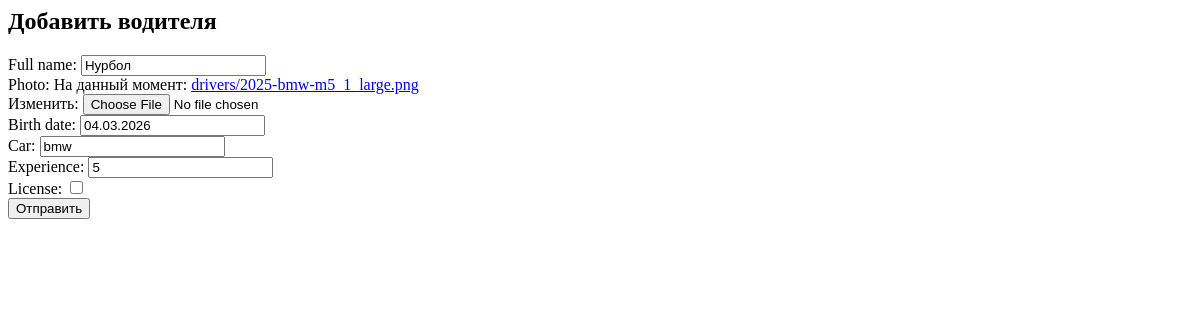
The page /drivers/update/3/ on the database as committed earlier.
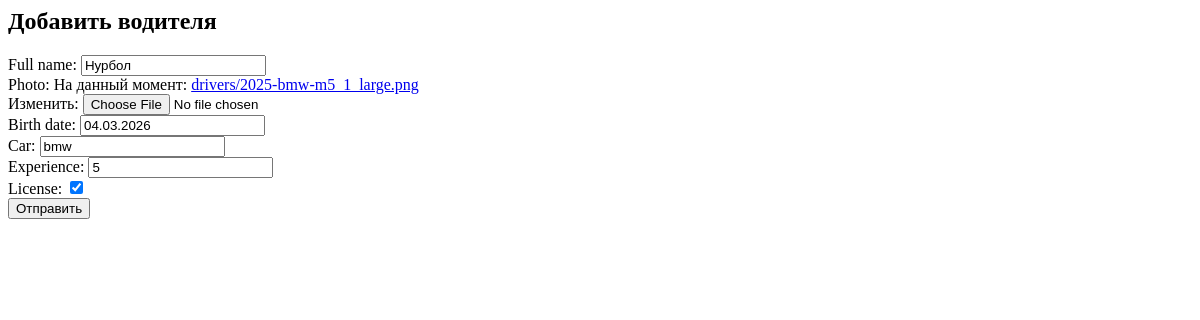
The same page on the database as committed later.
### drivers/models.py (models this page shows, shortened)
class DriverModel(models.Model):
    full_name = models.CharField(max_length=100)
    photo = models.ImageField(upload_to='drivers/')
    birth_date = models.DateField()
    car = models.CharField(max_length=100)
    experience = models.IntegerField()
    license = models.BooleanField()

### drivers/views.py (the view)
# urls.py: path('update/<int:id>/', views.update_driver, name='update_driver'),
def update_driver(request, id):
    driver = get_object_or_404(DriverModel, id=id)
    if request.method == 'POST':
        form = DriverForm(request.POST, request.FILES, instance=driver)
        if form.is_valid():
            form.save()
            return redirect('driver_list')
    else:
        form = DriverForm(instance=driver)
    return render(request, 'create_driver.html', {'form': form})

### drivers/forms.py
class DriverForm(ModelForm):
    class Meta:
        model = DriverModel
        fields = '__all__'

### templates/create_driver.html (shortened to what this page needs)
<h2>Добавить водителя</h2>
<form method="post" enctype="multipart/form-data">
    {{ form }}
    <button type="submit">Отправить</button>
</form>

Rows that differ between the two databases and show on the page:
changed DriverModel "Нурбол": license "☐" → "☑"
